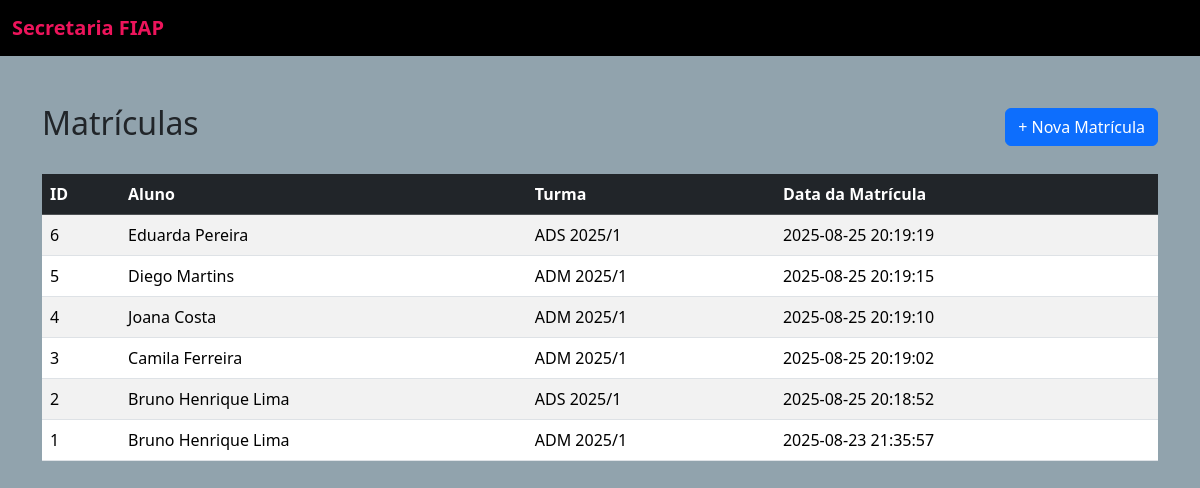
Page /matricula/index on the committed database.
### tables this page shows
CREATE TABLE matriculas (
    id INT AUTO_INCREMENT PRIMARY KEY,
    aluno_id INT NOT NULL,
    turma_id INT NOT NULL,
    data_matricula TIMESTAMP DEFAULT CURRENT_TIMESTAMP,
    UNIQUE KEY (aluno_id, turma_id),
    FOREIGN KEY (aluno_id) REFERENCES alunos(id) ON DELETE CASCADE,
    FOREIGN KEY (turma_id) REFERENCES turmas(id) ON DELETE CASCADE
);

CREATE TABLE alunos (
    id INT AUTO_INCREMENT PRIMARY KEY,
    nome VARCHAR(100) NOT NULL,
    data_nascimento DATE NOT NULL,
    cpf VARCHAR(14) UNIQUE NOT NULL,
    email VARCHAR(150) UNIQUE NOT NULL,
    senha VARCHAR(255) NOT NULL
);

CREATE TABLE turmas (
    id INT AUTO_INCREMENT PRIMARY KEY,
    nome VARCHAR(100) NOT NULL,
    descricao TEXT,
    created_at TIMESTAMP DEFAULT CURRENT_TIMESTAMP
);

### app/Controllers/MatriculaController.php (called while the page is built, shortened)
<?php
require_once '../app/Services/MatriculaService.php';
class MatriculaController
{
    private $service;
    public function __construct()
    {
        $this->service   = new MatriculaService();
    }
    public function index()
    {
        $matriculas = $this->service->listar();
        require '../app/Views/layout.php';
    }
}

### app/Core/App.php (called while the page is built, shortened)
<?php
class App
{
    protected $method     = 'index';
    public function __construct()
    {
        $url = $this->parseUrl();
        if (file_exists('../app/Controllers/' . ucfirst($url[0]) . 'Controller.php')) {
            unset($url[0]);
        }
        $this->controller = new $this->controller;
        if (isset($url[1]) && method_exists($this->controller, $url[1])) {
            $this->method = $url[1];
            unset($url[1]);
        }
        $this->params = $url ? array_values($url) : [];
        call_user_func_array([$this->controller, $this->method], $this->params);
    }
    protected function parseUrl()
    {
        if (isset($_GET['url'])) {
            return explode('/', filter_var(rtrim($_GET['url'], '/'), FILTER_SANITIZE_URL));
        }
        return ['home'];
    }
}

### public/index.php (called while the page is built)
<?php
require_once __DIR__ . '/../app/Core/App.php';
require_once __DIR__ . '/../app/Core/Database.php';
$app = new App();

### app/Core/Database.php (called while the page is built)
<?php
class Database
{
    private static $instance = null;
    public static function getConnection()
    {
        if (self::$instance === null) {
            try {
                self::$instance = new PDO(
                    "mysql:host=127.0.0.1;port=3307;dbname=secretaria;charset=utf8mb4",
                    "secretaria",
                    "12345"
                );
                self::$instance->setAttribute(PDO::ATTR_ERRMODE, PDO::ERRMODE_EXCEPTION);
            } catch (PDOException $e) {
                die("Erro de conexão: " . $e->getMessage());
            }
        }
        return self::$instance;
    }
}

### app/Services/MatriculaService.php (called while the page is built, shortened)
<?php
require_once '../app/Repositories/MatriculaRepository.php';
class MatriculaService {
    private $repo;
    public function __construct() {
        $this->repo = new MatriculaRepository();
    }
    public function listar() {
        return $this->repo->listarTodos();
    }
}

### app/Repositories/MatriculaRepository.php (called while the page is built, shortened)
<?php
require_once '../app/Core/Database.php';
class MatriculaRepository {
    private $db;
    public function __construct() {
        $this->db = Database::getConnection();
    }
    public function listarTodos() {
        $sql = "SELECT m.id, a.nome AS aluno, t.nome AS turma, m.data_matricula
                FROM matriculas m
                JOIN alunos a ON m.aluno_id = a.id
                JOIN turmas t ON m.turma_id = t.id
                ORDER BY m.data_matricula DESC";
        $stmt = $this->db->query($sql);
        return $stmt->fetchAll(PDO::FETCH_ASSOC);
    }
}

### app/Views/matriculas/index.php (the view, shortened to what this page needs)
<div class="d-flex justify-content-between align-items-center mb-4">
  <h2>Matrículas</h2>
  <a href="/matricula/cadastrar" class="btn btn-primary">+ Nova Matrícula</a>
</div>
<?php if (!empty($matriculas)): ?>
  <table class="table table-striped table-hover">
    <thead class="table-dark">
      <tr>
        <th>ID</th>
        <th>Aluno</th>
        <th>Turma</th>
        <th>Data da Matrícula</th>
      </tr>
    </thead>
    <tbody>
      <?php foreach ($matriculas as $m): ?>
        <tr>
          <td><?= $m['id'] ?></td>
          <td><?= htmlspecialchars($m['aluno']) ?></td>
          <td><?= htmlspecialchars($m['turma']) ?></td>
          <td><?= $m['data_matricula'] ?></td>
        </tr>
      <?php endforeach; ?>
    </tbody>
  </table>
<?php endif; ?>

### app/Views/layout.php (style rules this page uses)
body { background-color: #91A3AD; }

### rows in the picture
matriculas: id "6", aluno.nome "Eduarda Pereira", turma.nome "ADS 2025/1", data_matricula "2025-08-25 20:19:19"
matriculas: id "5", aluno.nome "Diego Martins", turma.nome "ADM 2025/1", data_matricula "2025-08-25 20:19:15"
matriculas: id "4", aluno.nome "Joana Costa", turma.nome "ADM 2025/1", data_matricula "2025-08-25 20:19:10"
matriculas: id "3", aluno.nome "Camila Ferreira", turma.nome "ADM 2025/1", data_matricula "2025-08-25 20:19:02"
matriculas: id "2", aluno.nome "Bruno Henrique Lima", turma.nome "ADS 2025/1", data_matricula "2025-08-25 20:18:52"
matriculas: id "1", aluno.nome "Bruno Henrique Lima", turma.nome "ADM 2025/1", data_matricula "2025-08-23 21:35:57"
